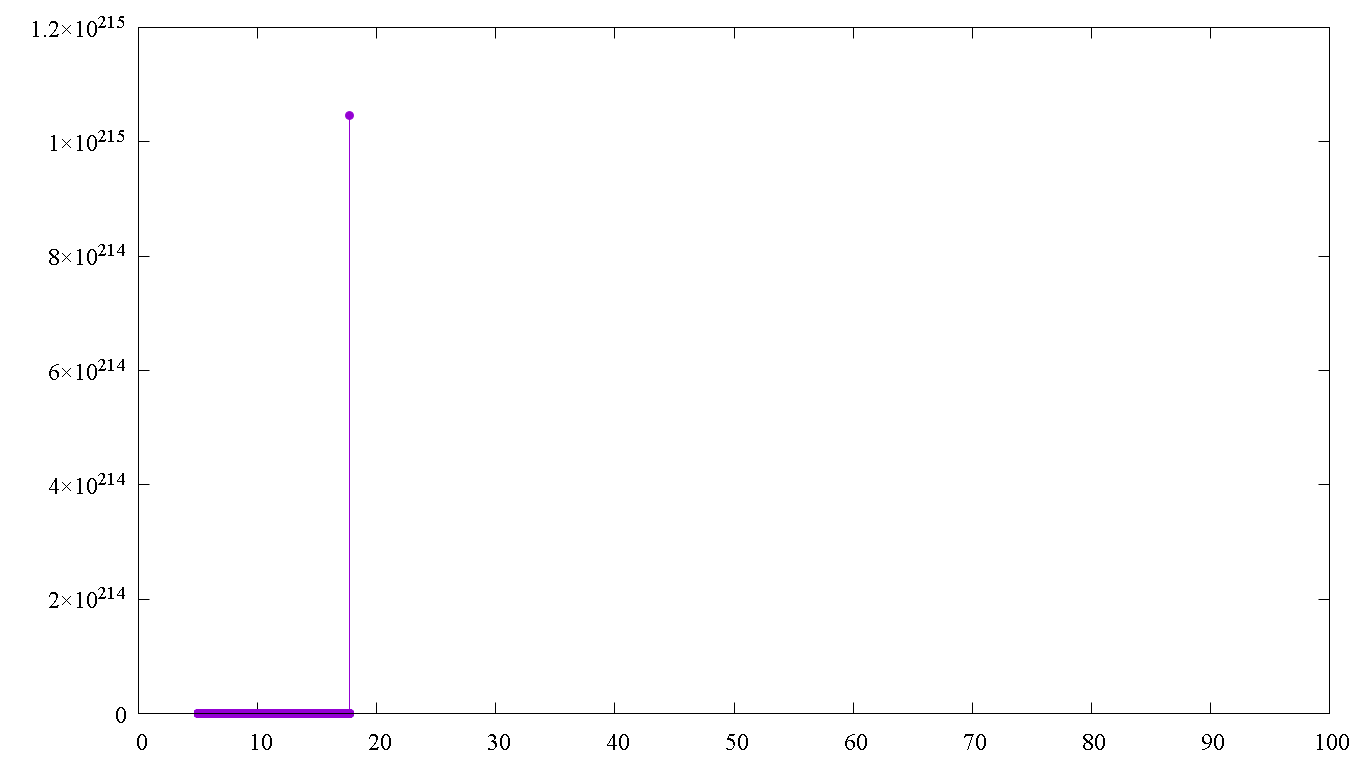

The gnuplot source for this figure:
set terminal pngcairo transparent enhanced color size 1366,768 font "times new roman,18"
set output "grafica_RK2.png"

set samples 200
unset key

plot "datosRK2.DAT" u 3:1 with lp pt 7 ps 1.3

unset output
